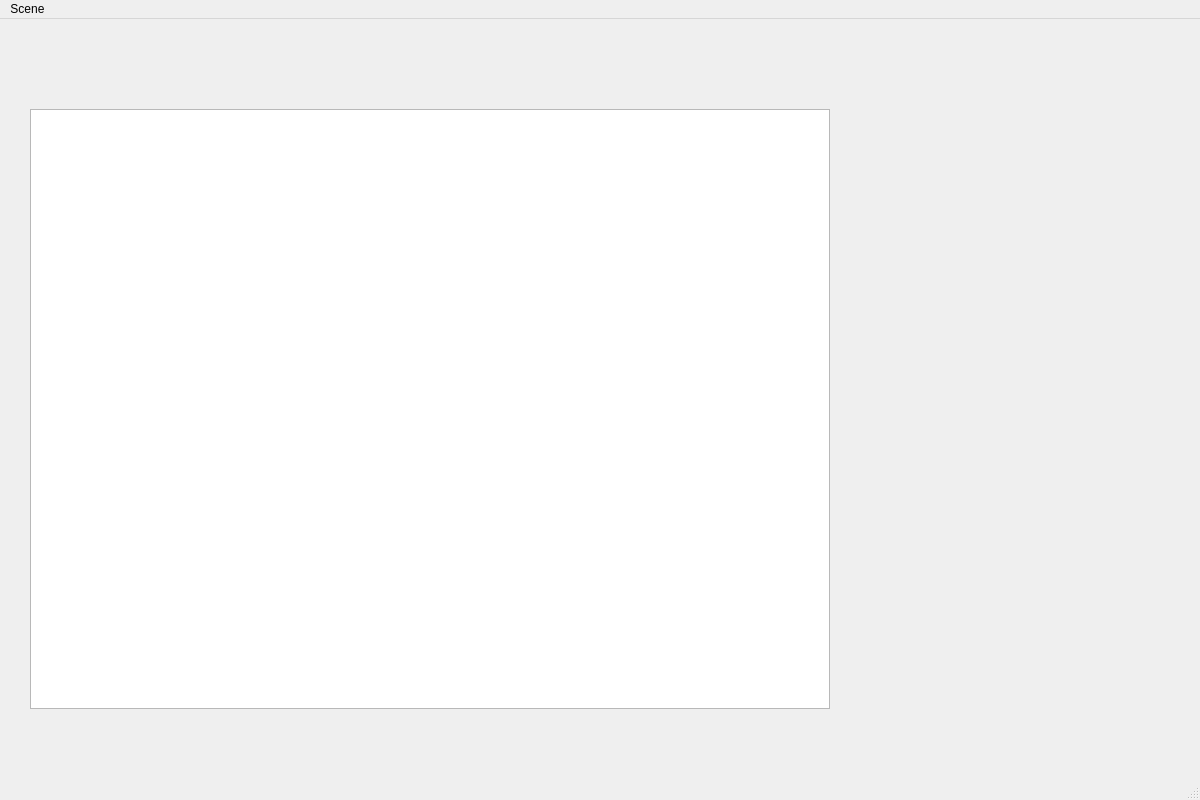
<?xml version="1.0" encoding="UTF-8"?>
<ui version="4.0">
 <class>MainWindow</class>
 <widget class="QMainWindow" name="MainWindow">
  <property name="geometry">
   <rect>
    <x>0</x>
    <y>0</y>
    <width>1200</width>
    <height>800</height>
   </rect>
  </property>
  <property name="windowTitle">
   <string>MainWindow</string>
  </property>
  <widget class="QWidget" name="centralwidget">
   <widget class="QGraphicsView" name="graphicsView">
    <property name="geometry">
     <rect>
      <x>30</x>
      <y>90</y>
      <width>800</width>
      <height>600</height>
     </rect>
    </property>
   </widget>
  </widget>
  <widget class="QMenuBar" name="scene_view">
   <property name="geometry">
    <rect>
     <x>0</x>
     <y>0</y>
     <width>1200</width>
     <height>22</height>
    </rect>
   </property>
   <widget class="QMenu" name="menuScene">
    <property name="title">
     <string>Scene</string>
    </property>
   </widget>
   <addaction name="menuScene"/>
  </widget>
  <widget class="QStatusBar" name="statusbar"/>
 </widget>
 <resources/>
 <connections/>
</ui>
